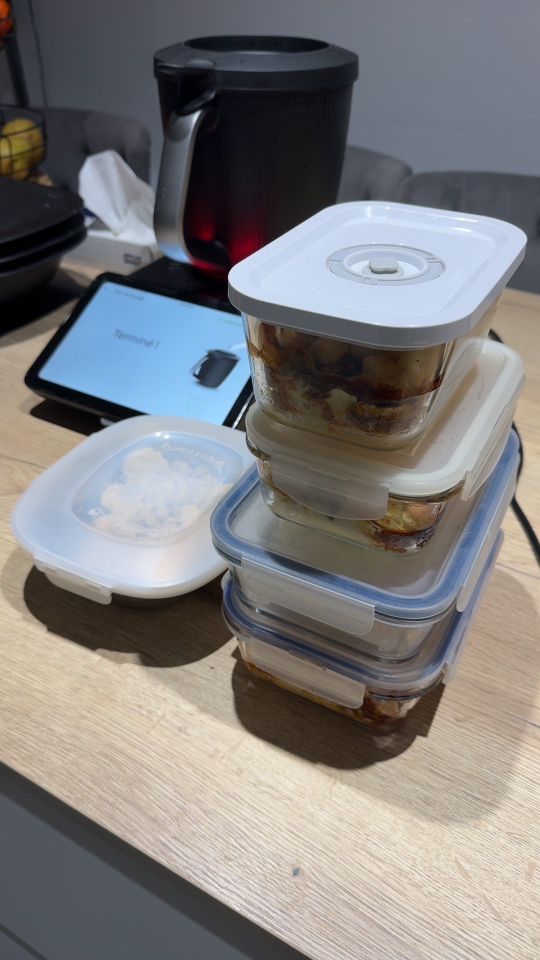
#> input picture contenus/2026-11-24_stories_lifestyle_photos/photos/1_mealprep.jpg, 1080 x 1920 px (shown at 1/2 size)
$ python couverture_facebook.py ../contenus/2026-11-24_stories_lifestyle_photos/photos/1_mealprep.jpg ../contenus/2026-11-24_stories_lifestyle_photos/photos/2_salle.jpg ../contenus/2026-11-24_stories_lifestyle_photos/photos/2_salle.jpg
#> lines starting #> are read from the running program, lines starting #| are printed output that depends on the picture; after the words box and inside, x2 and y2 are one past the last pixel; in counts of white or black regions, pixels touching at a corner belong together
"""Couverture Facebook 1640x624 à partir de l'ancienne bannière (photo + décor gardés, ancien texte effacé)."""
from PIL import Image, ImageDraw, ImageFont, ImageFilter
import numpy as np, cv2, sys
SRC, OUT = sys.argv[1], sys.argv[2]
W, H = 1640, 624
FD = "modeles/fonts/"
P = lambda w, s: ImageFont.truetype(FD + f"poppins-latin-{w}-normal.woff", s)
L = lambda s: ImageFont.truetype(FD + "lora-latin-600-italic.woff", s)
DARK = (59, 40, 42); WINE = (142, 44, 72); PINKBRUSH = (242, 201, 211, 210); BTN = (194, 85, 122)

cap = Image.open(SRC).convert("RGB")
#> cap is the input picture: PIL image 1080x1920 RGB; mean R, G, B 127.2, 125.7, 125.9
g = cap.convert("L"); rows = [y for y in range(cap.height) if g.getpixel((cap.width // 2, y)) > 30]
#> after `g = cap.convert('L')`:
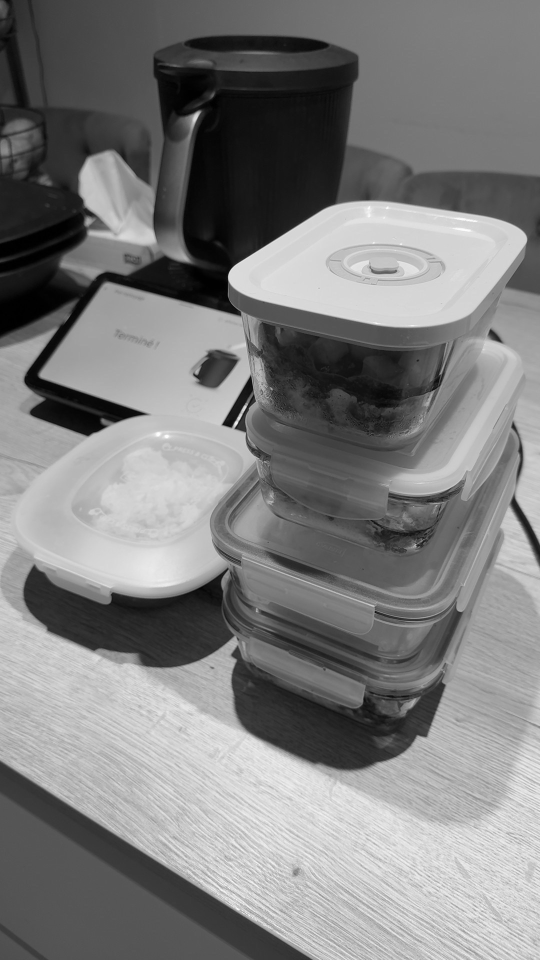
#> g: PIL image 1080x1920 L (shown at 1/2 size); min 0, max 254, mean 126.2
#> after `rows = [y for y in range(cap.height) if g.getpixel((cap.width // 2, y)`: rows = 1559 values from 0 to 1919
ban = cap.crop((0, rows[0] + 1, cap.width, rows[-1]))
bw, bh = ban.size
#> bw = 1080; bh = 1918
# 1. Effacer l'ancien texte : on repeint la zone texte (inpainting) puis on adoucit
a = cv2.cvtColor(np.array(ban), cv2.COLOR_RGB2BGR)
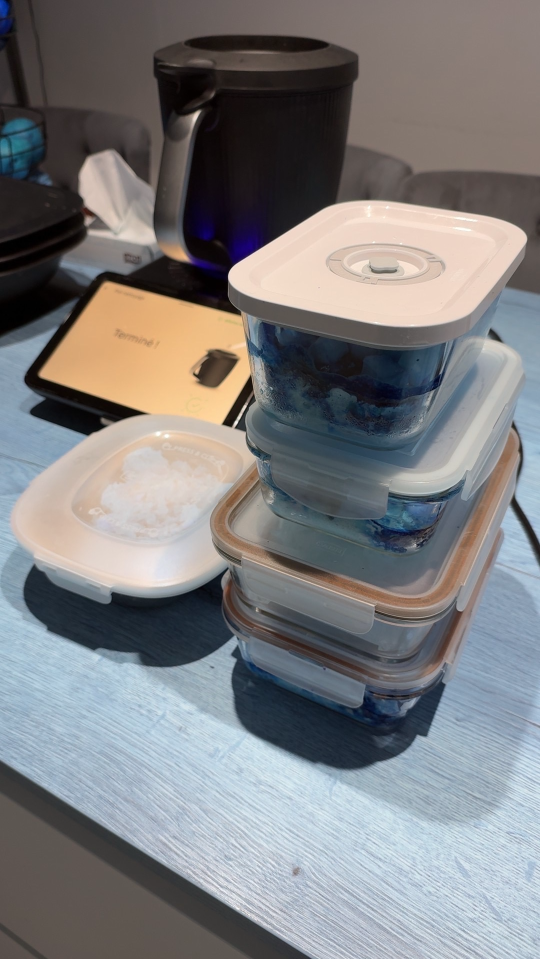
#> a: shape (1918, 1080, 3) (shown at 1/2 size); mean R, G, B 125.9, 125.7, 127.2
m = np.zeros(a.shape[:2], np.uint8)
x0, x1 = int(bw * 0.34), int(bw * 0.99); y0, y1 = int(bh * 0.07), int(bh * 0.93)
#> after `x0, x1 = (int(bw * 0.34), int(bw * 0.99))`: x0 = 367; x1 = 1069
#> after `y0, y1 = (int(bh * 0.07), int(bh * 0.93))`: y0 = 134; y1 = 1783
m[y0:y1, x0:x1] = 255
m[int(bh * 0.74):y1, x0:int(bw * 0.40)] = 0   # ne pas toucher au bras
import os
PHOTO = os.environ.get("PHOTO")   # photo détourée (PNG transparent) pour remplacer l'ancienne
if PHOTO:
    m[:, :] = 0; m[:, : int(bw * 0.99)] = 255
small = cv2.resize(a, None, fx=0.25, fy=0.25); ms = cv2.resize(m, (small.shape[1], small.shape[0]), interpolation=cv2.INTER_NEAREST)
#> after `small = cv2.resize(a, None, fx=0.25, fy=0.25)`:
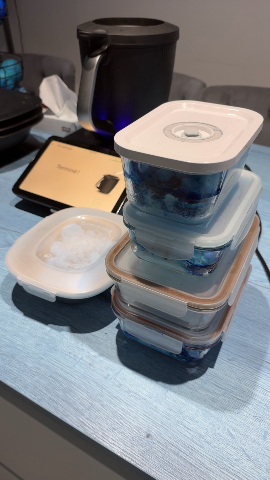
#> small: shape (480, 270, 3); mean R, G, B 126.1, 125.8, 127.4
#> after `ms = cv2.resize(m, (small.shape[1], small.shape[0]), interpolation=cv2`:
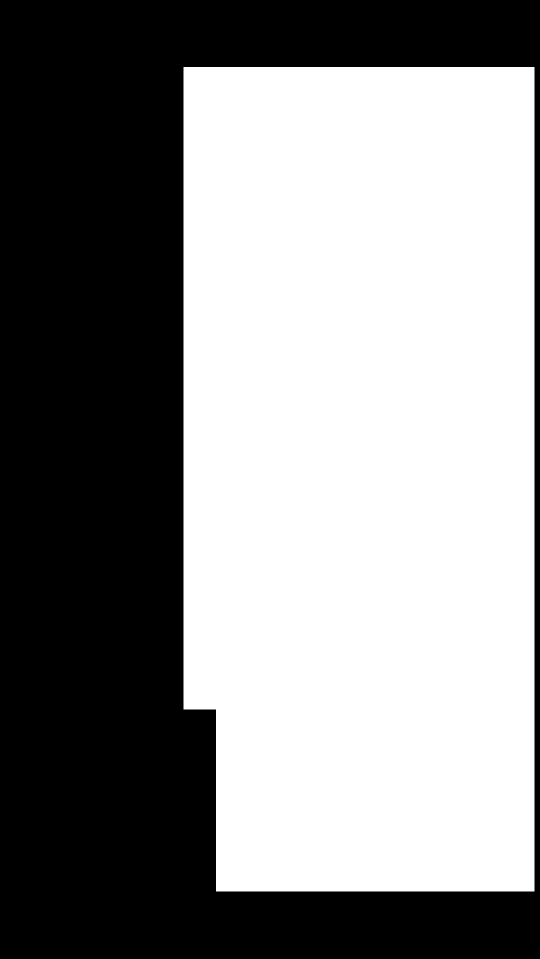
#> m: shape (1918, 1080) (shown at 1/2 size); 54.7% white; 1 black region, box (x1, y1, x2, y2) and area: (0, 0, 1080, 1918) 937502
inp = cv2.inpaint(small, ms, 12, cv2.INPAINT_TELEA)
inp = cv2.GaussianBlur(cv2.resize(inp, (bw, bh), interpolation=cv2.INTER_CUBIC), (0, 0), 18)
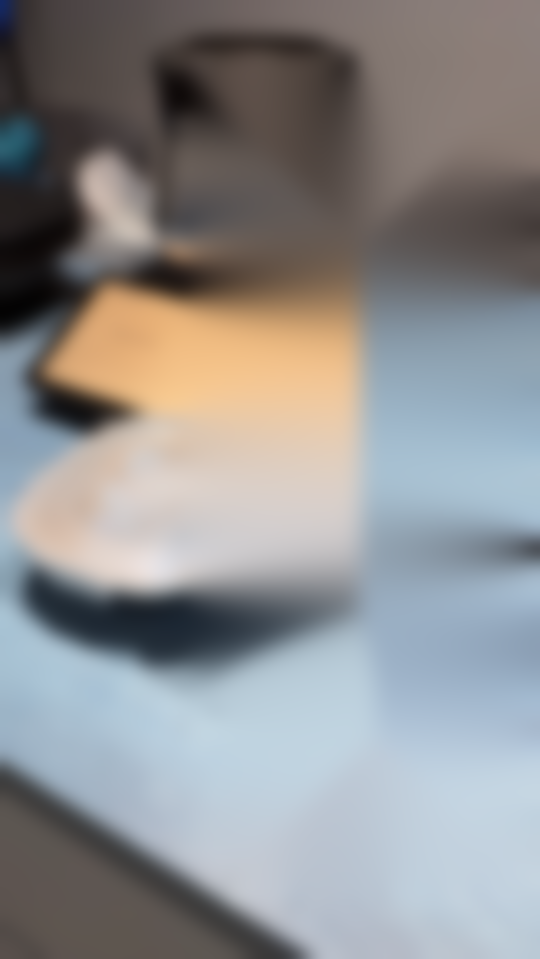
#> inp: shape (1918, 1080, 3) (shown at 1/2 size); mean R, G, B 142.4, 142.7, 143.7
feather = np.clip(cv2.GaussianBlur(m.astype(np.float32) / 255, (0, 0), 12) * 1.15, 0, 1)[..., None]
a = (a * (1 - feather) + inp * feather).astype(np.uint8)
ban = Image.fromarray(cv2.cvtColor(a, cv2.COLOR_BGR2RGB))
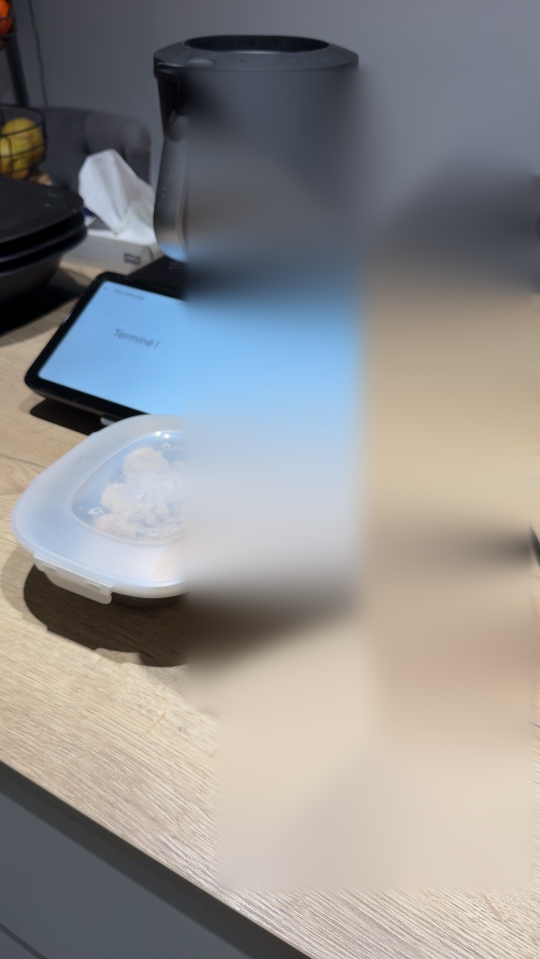
#> ban: PIL image 1080x1918 RGB (shown at 1/2 size); mean R, G, B 143.6, 142.6, 142.4
# 2. Mise au format 1640x624
s = max(W / bw, H / bh); ban = ban.resize((int(bw * s) + 1, int(bh * s) + 1), Image.LANCZOS)
#> after `s = max(W / bw, H / bh)`: s = 1.52
canvas = ban.crop(((ban.width - W) // 2, (ban.height - H) // 2, (ban.width - W) // 2 + W, (ban.height - H) // 2 + H))
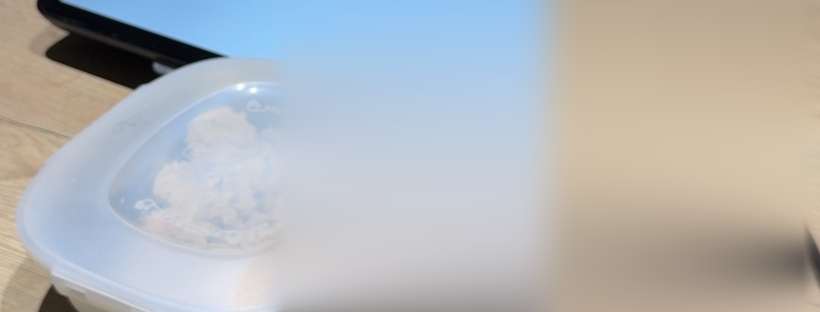
#> canvas: PIL image 1640x624 RGB (shown at 1/2 size); mean R, G, B 180.5, 182.4, 183.5
if PHOTO:
    canvas = canvas.filter(ImageFilter.GaussianBlur(6))
    pc = Image.open(PHOTO).convert("RGBA"); pc = pc.crop(pc.getbbox())
    pc = pc.crop((0, 0, pc.width, int(pc.height * 0.62)))      # de la tête à la taille
    sc = (H * 0.97) / pc.height; pc = pc.resize((int(pc.width * sc), int(pc.height * sc)), Image.LANCZOS)
    canvas = canvas.convert("RGBA"); canvas.alpha_composite(pc, (40, H - pc.height)); canvas = canvas.convert("RGB")
d = ImageDraw.Draw(canvas, "RGBA"); cx = 1100
def center(y, txt, f, col): d.text((cx, y), txt, font=f, fill=col, anchor="mm")
VAR = sys.argv[3] if len(sys.argv) > 3 else "promesse"
def brush(y, t, size=64):
    f = L(size); tw = d.textlength(t, font=f)
    d.rounded_rectangle((cx - tw / 2 - 28, y - 32, cx + tw / 2 + 28, y + 42), 30, fill=PINKBRUSH)
    center(y, t, f, WINE)
def bouton(y, txt="Écris-moi « DÉCLIC » en message"):
    f = P(600, 32); tw = d.textlength(txt, font=f)
    d.rounded_rectangle((cx - tw / 2 - 36, y - 32, cx + tw / 2 + 36, y + 32), 32, fill=BTN)
    center(y, txt, f, (255, 255, 255))
def check(x, y):
    d.ellipse((x - 17, y - 17, x + 17, y + 17), fill=BTN)
    d.line((x - 8, y + 1, x - 2, y + 8, x + 9, y - 7), fill=(255, 255, 255), width=5, joint="curve")
if VAR == "promesse":
    center(110, "COACH EN RÉÉQUILIBRAGE ALIMENTAIRE", P(500, 28), (150, 80, 100))
    brush(205, "Perds jusqu’à 10 kg en 3 mois"); brush(300, "sans te prendre la tête")
    center(392, "même avec une vie de dingue", P(500, 42), DARK); bouton(487)
elif VAR == "question":
    center(120, "Tu as déjà TOUT essayé pour perdre du poids ?", P(500, 38), DARK)
    brush(215, "Et si le problème,"); brush(305, "c’était la méthode ?")
    center(395, "Rééquilibrage alimentaire adapté à TA vie, sans frustration", P(300, 30), DARK); bouton(475)
elif VAR == "soignante":
    center(110, "AIDE-SOIGNANTE & COACH EN RÉÉQUILIBRAGE ALIMENTAIRE", P(500, 26), (150, 80, 100))
    brush(200, "10 kg perdus, jamais repris", 62); brush(292, "même avec mes horaires de nuit", 56)
    center(385, "Je t’aide à faire pareil, à ton rythme", P(500, 40), DARK); bouton(475)
elif VAR == "melange":
    center(115, "COACH EN RÉÉQUILIBRAGE ALIMENTAIRE", P(500, 28), (150, 80, 100))
    brush(210, "10 kg perdus, jamais repris", 66)
    center(312, "Je t’aide à faire pareil, sans te prendre la tête :", P(500, 32), DARK)
    items = ["Sans régime", "Sans frustration", "Adapté à ton rythme"]; f = P(500, 28)
    widths = [d.textlength(t, font=f) + 48 for t in items]; gap = 26
    x = cx - (sum(widths) + gap * 2) / 2
    for t, w in zip(items, widths):
        check(x + 17, 375); d.text((x + 45, 375), t, font=f, fill=DARK, anchor="lm"); x += w + gap
    bouton(470)
elif VAR == "checklist":
    center(115, "COACH EN RÉÉQUILIBRAGE ALIMENTAIRE", P(500, 28), (150, 80, 100))
    brush(205, "Perds jusqu’à 10 kg en 3 mois", 62)
    items = ["Sans régime", "Sans frustration", "Adapté à ton rythme"]; f = P(500, 28)
    widths = [d.textlength(t, font=f) + 48 for t in items]; gap = 26
    x = cx - (sum(widths) + gap * 2) / 2
    for t, w in zip(items, widths):
        check(x + 17, 315); d.text((x + 45, 315), t, font=f, fill=DARK, anchor="lm"); x += w + gap
    bouton(430)
canvas.save(OUT)

$ run again, on contenus/2026-11-24_stories_lifestyle_photos/photos/4_poire_voiture.jpg
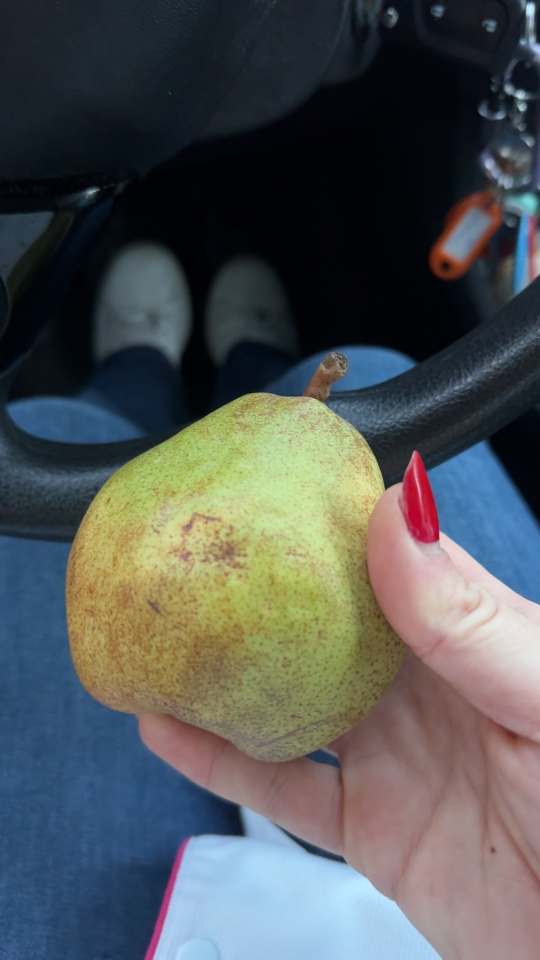
#> input picture contenus/2026-11-24_stories_lifestyle_photos/photos/4_poire_voiture.jpg, 1080 x 1920 px (shown at 1/2 size)
#> cap is the input picture: PIL image 1080x1920 RGB; mean R, G, B 81.6, 85.8, 85.8
#> `g = cap.convert('L')`:
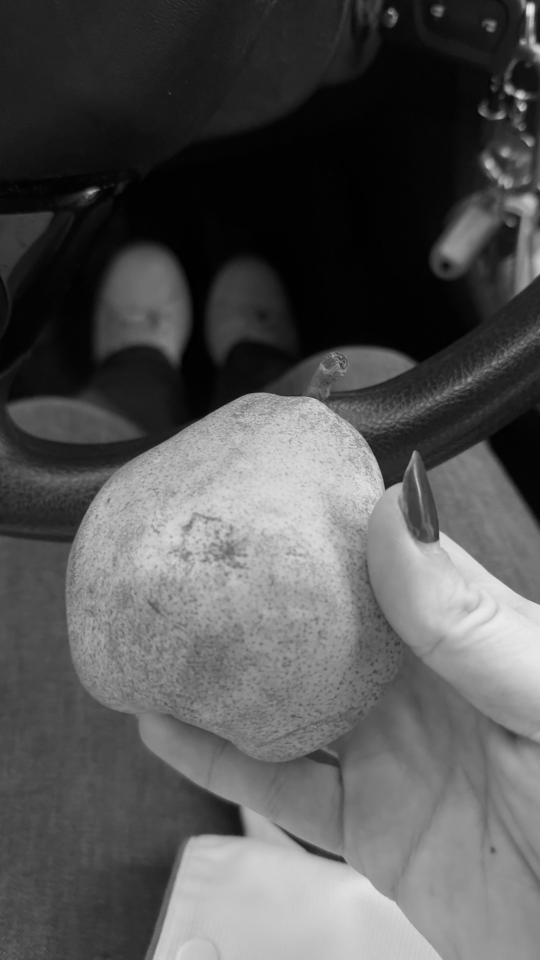
#> g: PIL image 1080x1920 L (shown at 1/2 size); min 0, max 236, mean 84.5
#> rows = 1519 values from 0 to 1919
#> m: shape (1918, 1080); 54.7% white; 1 black region, box (x1, y1, x2, y2) and area: (0, 0, 1080, 1918) 937502
#> `canvas = ban.crop(((ban.width - W) // 2, (ban.height - H) // 2, (ban.w..`:
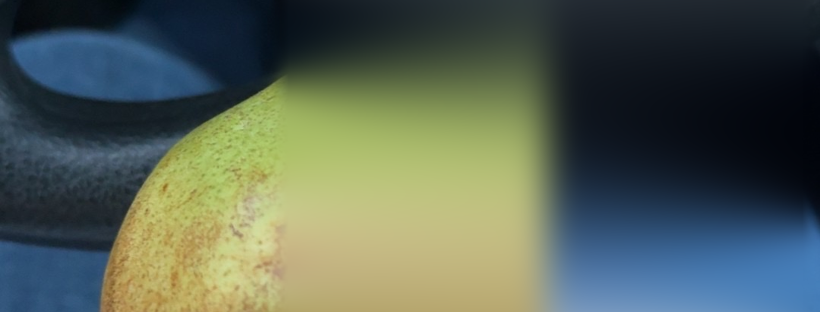
#> canvas: PIL image 1640x624 RGB (shown at 1/2 size); mean R, G, B 85.4, 97.2, 84.3

$ run again, on contenus/2026-11-24_stories_lifestyle_photos/photos/5_flans_four.jpg
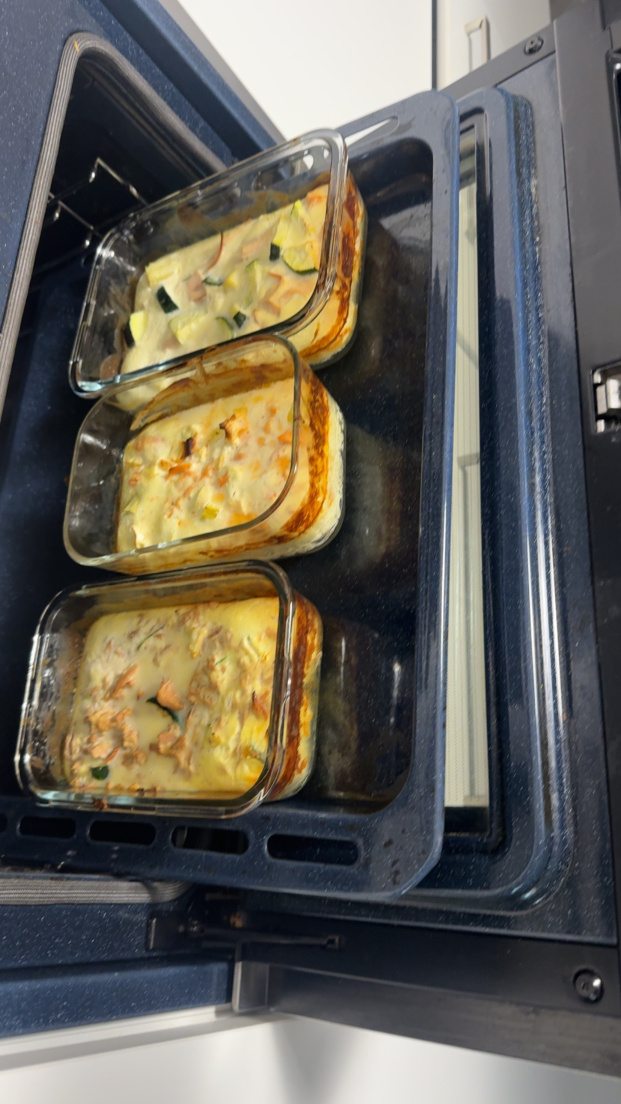
#> input picture contenus/2026-11-24_stories_lifestyle_photos/photos/5_flans_four.jpg, 1242 x 2208 px (shown at 1/2 size)
#> cap is the input picture: PIL image 1242x2208 RGB; mean R, G, B 101.9, 97.9, 88.8
#> rows = 1855 values from 0 to 2207
#> `ms = cv2.resize(m, (small.shape[1], small.shape[0]), interpolation=cv2`:
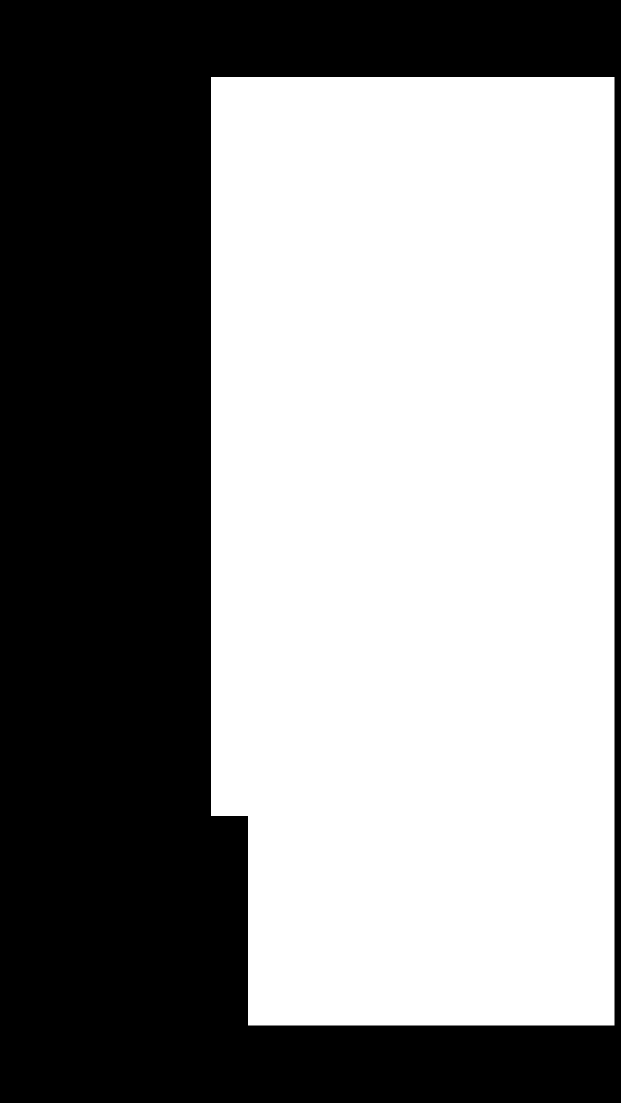
#> m: shape (2206, 1242) (shown at 1/2 size); 54.7% white; 1 black region, box (x1, y1, x2, y2) and area: (0, 0, 1242, 2206) 1239979
#> `canvas = ban.crop(((ban.width - W) // 2, (ban.height - H) // 2, (ban.w..`:
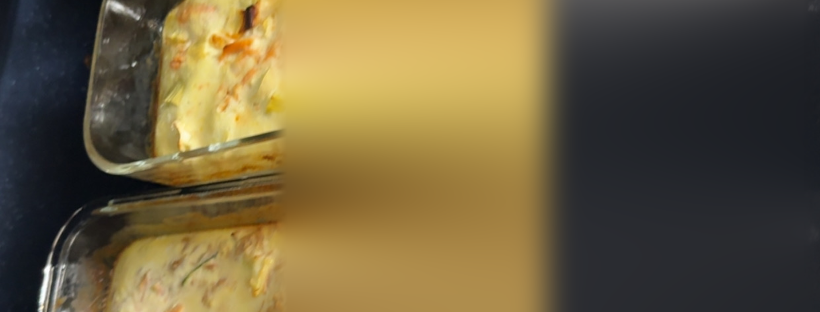
#> canvas: PIL image 1640x624 RGB (shown at 1/2 size); mean R, G, B 110.1, 95.7, 62.6

$ run again, on contenus/2026-11-24_stories_lifestyle_photos/photos/6_selfie_rose.jpg
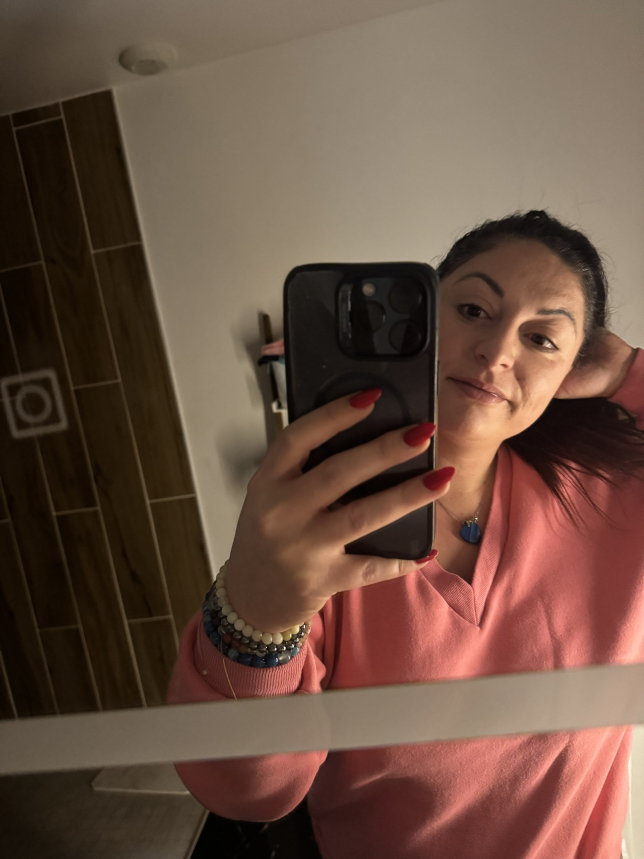
#> input picture contenus/2026-11-24_stories_lifestyle_photos/photos/6_selfie_rose.jpg, 1932 x 2576 px (shown at 1/3 size)
#> cap is the input picture: PIL image 1932x2576 RGB; mean R, G, B 106.8, 80.2, 66.1
#> rows = 2122 values from 0 to 2557
#> m: shape (2556, 1932); 54.8% white; 1 black region, box (x1, y1, x2, y2) and area: (0, 0, 1932, 2556) 2232624
#> `canvas = ban.crop(((ban.width - W) // 2, (ban.height - H) // 2, (ban.w..`:
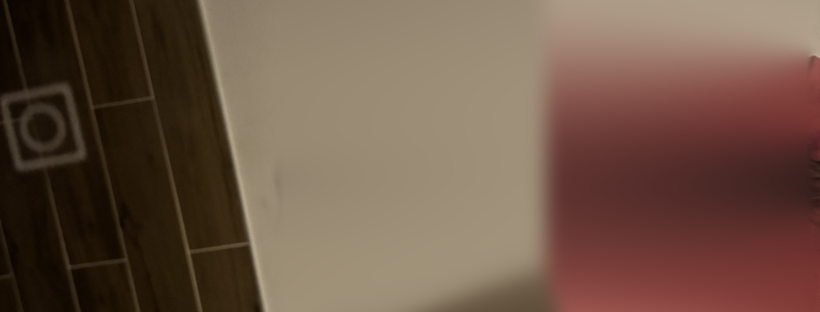
#> canvas: PIL image 1640x624 RGB (shown at 1/2 size); mean R, G, B 110, 85.8, 70.4
